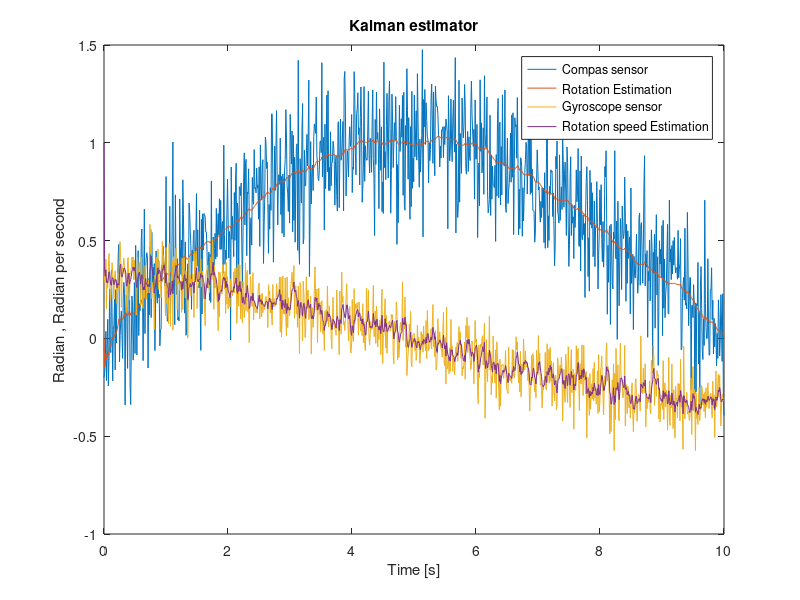

Here is the MATLAB script that generated this plot:
%% Setup
clear all
close all

%% Test Data setup (Compas & Gyroscope)
nrOfSamples = 1000;
timeSpan = 10;
sigmaComp = 0.2;
sigmaGyro = 0.1;
timeVector = linspace(0,timeSpan,nrOfSamples);
SensorData = zeros(2,nrOfSamples);

% Create sensor data
%SensorData(2,:)=sin(pi*timeVector/timeSpan)+transpose(sigmaComp*randn(nrOfSamples,1));
%SensorData(1,:)=pi/timeSpan*cos(pi*timeVector/timeSpan)+transpose(sigmaGyro*randn(nrOfSamples,1));
% save('Kalman estimator/SensorData.mat','SensorData');
load('Kalman estimator/SensorData.mat');

% Plot sensor data
% figure
% plot(timeVector,SensorData(1,:),timeVector,SensorData(2,:))
% legend('Compas','Gyroscope')
% title('Simulated Sensor Values')

%% Setup state vector
% Initial estimage, State 1 is the angular force, state 2 is the rotational
% speed and state 4 is the rotation
stateVector_mes = zeros(3,nrOfSamples); % Measured state
stateVector_est = zeros(3,nrOfSamples); % Predicted state

rotationForce0=0;
rotationSpeed0=1;
rotation0=0;
stateVector_mes(:,1)=[rotationForce0,rotationSpeed0,rotation0];

%% Setup Matrices
deltaT = timeSpan/nrOfSamples;
A = [0,0,0;deltaT,1,0;0,deltaT,1]; % Dynamics, No drag (rotation damping) modelet
rotationSpeedProcessNoise = 0.01;
rotationProcessNoise = 0.0001;
Q = [0,0,0;0,rotationSpeedProcessNoise,0;0,0,rotationProcessNoise]; % Process noise
R = [sigmaGyro,0;0,sigmaComp]; % Sensor noise
K = zeros(3,2,nrOfSamples); % Gain matrix
P_mes = zeros(3,3,nrOfSamples); % Measured variance
P_est = zeros(3,3,nrOfSamples); % Estimated variance
H = [0,1,0;0,0,1]; % Sensor to State mapping matrix
% Setup initial 
initialForceVariance = 0;
initialSpeedVariance = 1;
initialRotationVariance = 1;
P_mes(:,:,1)=[initialForceVariance,0,0;0,initialSpeedVariance,0;0,0,initialRotationVariance];


%% Perform kalman state estimator

for i = 2:nrOfSamples
   % Prior update
   stateVector_est(:,i)=A*stateVector_mes(:,i-1); % Plus control estimation, not yet implementet
   P_est(:,:,i)=A*P_mes(:,:,i-1)*transpose(A)+Q;
   % Measurement update
   K(:,:,i)=P_est(:,:,i)*transpose(H)*inv(H*P_est(:,:,i)*transpose(H)+R);
   stateVector_mes(:,i)=stateVector_est(:,i)+K(:,:,i)*(SensorData(:,i)-H* stateVector_est(:,i));
   P_mes(:,:,i)=(eye(3)-K(:,:,i)*H)*P_est(:,:,i);
end

%% Plot
figure
plot(timeVector,SensorData(2,:),timeVector,stateVector_mes(3,:))
hold on
plot(timeVector,SensorData(1,:),timeVector,stateVector_mes(2,:))
legend('Compas sensor','Rotation Estimation','Gyroscope sensor','Rotation speed Estimation')
xlabel('Time [s]')
ylabel('Radian , Radian per second')
title('Kalman estimator')
